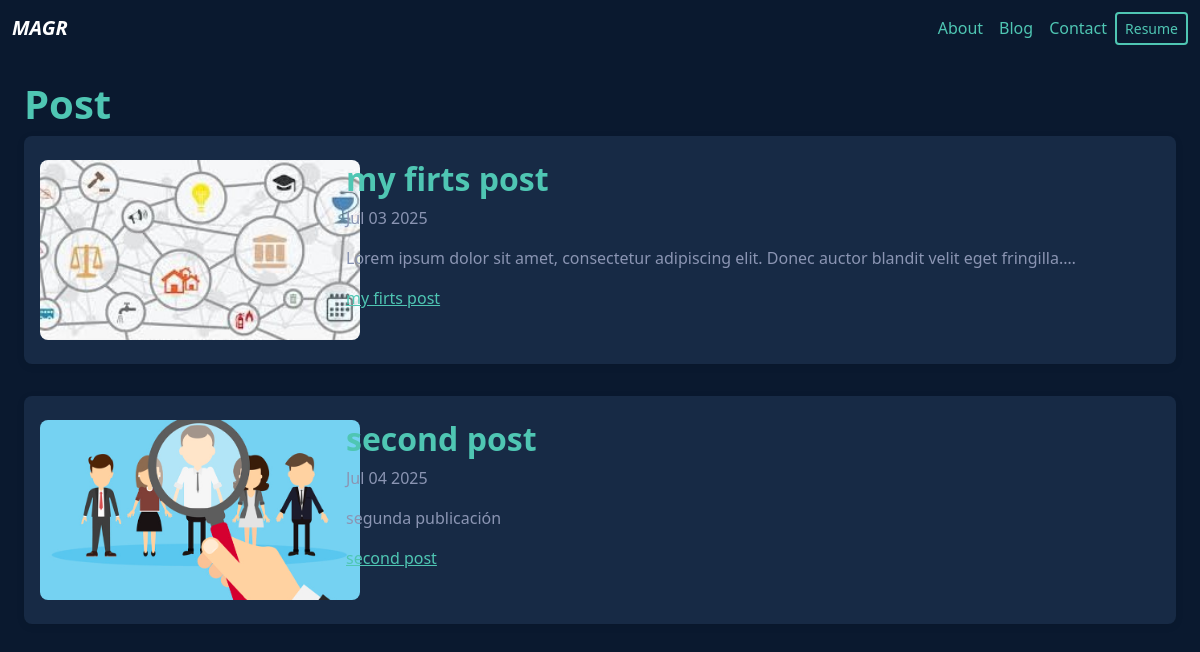
/blog/, run on an earlier commit of the app's database.
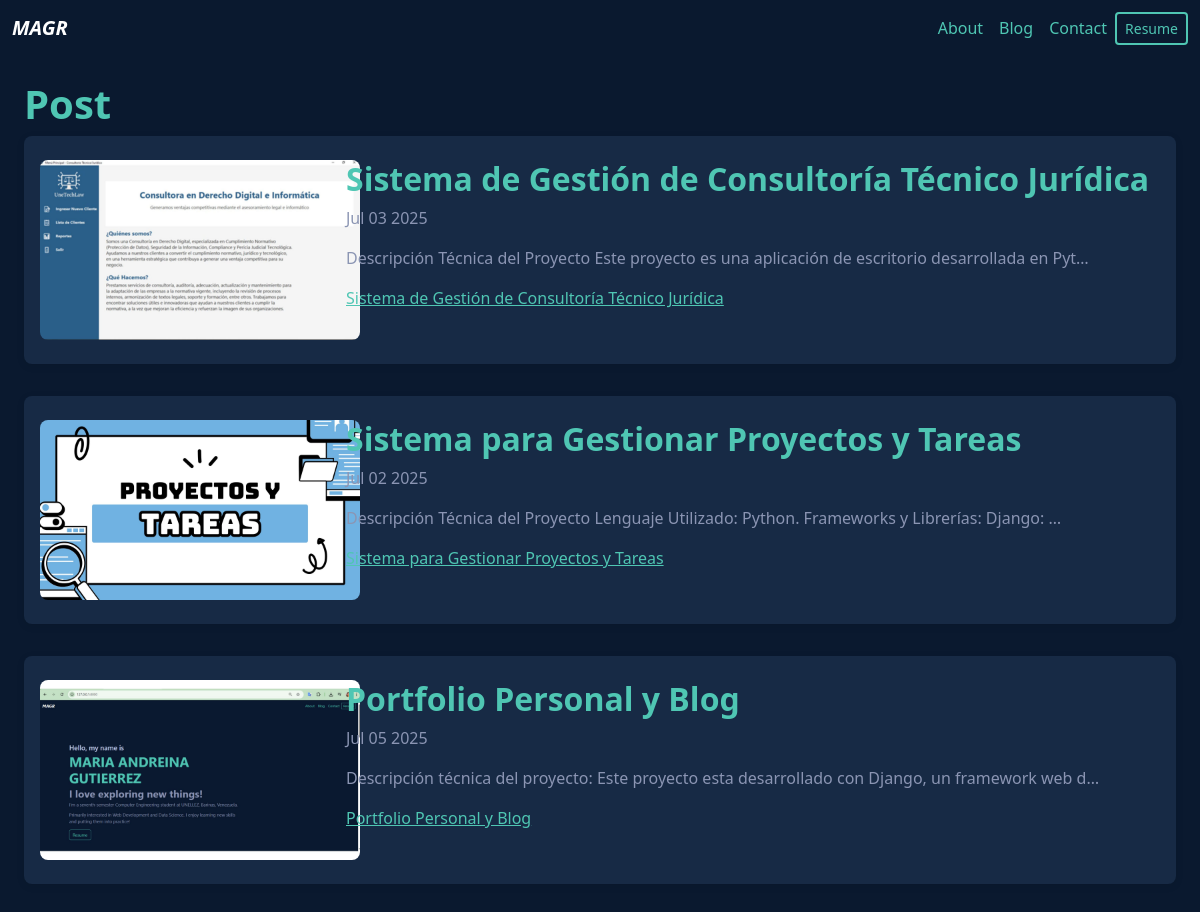
And on a later commit of the database.
### blog/models.py (models this page shows)
class Post(models.Model):
    title = models.CharField(max_length=200)
    content = models.TextField()
    image = models.ImageField(upload_to='blog_images')
    date = models.DateField(datetime.date.today)

### blog/views.py (the view)
# urls.py: path('', views.render_posts, name='posts'),
def render_posts(request):
    posts = Post.objects.all()
    return render(request, 'posts.html', {'posts': posts})

### blog/templates/posts.html
{%extends "layout.html" %}
{% block content%}
<h1 class="text-post-title">Post</h1>
{% for post in posts %}
<div class="post-card">
    <div class="row">
        <div class="col-3">
            <img src="{{ post.image.url }}" alt="{{ post.title }}" class="post-img-fixed" />
        </div>
        <div class="col-9">
            <h2 class="post-title">{{ post.title }}</h2>
            <p class="post-meta">{{ post.date|date:'M d Y'}}</p>
            <p class="post-content">{{ post.content|truncatechars:100 }}</p>
            <a href="{% url 'blog:post_detail' post.id %}" class="post-link">{{post.title}}</a>
        </div>
    </div>
</div>
{% endfor %}
{% endblock %}

### portfolio/templates/layout.html (shortened to what this page needs)
{% load static %}
<!DOCTYPE html>
<html lang="en">
<head>
    <link href="https://cdn.jsdelivr.net/npm/bootstrap@5.3.0/dist/css/bootstrap.min.css" rel="stylesheet">
    <link rel="stylesheet" href="{% static 'main.css' %}">
</head>
<body class="text-light">
    {% load static %}
    {% load i18n %}
    {% include 'partials/navbar.html' %}
    <div class="container-fluid p-4">
    {% block content %}
    {% endblock %}
</body>
</html>

### portfolio/templates/partials/navbar.html (shortened to what this page needs)
{% load static %}
<nav class="navbar navbar-expand-lg navbar-dark bg-dark">
  <div class="container-fluid">
    <a class="navbar-brand fw-bold fst-italic" href="/">MAGR</a>
    <div class="collapse navbar-collapse" id="navbarNav">
      <ul class="navbar-nav ms-auto">
        <li class="nav-item active">
          <a class="nav-link" href="/?section=about">About</a>
        </li>
        <li class="nav-item">
          <a class="nav-link" href="{% url 'blog:posts' %}">Blog</a>
        </li>
        <li class="nav-item">
          <a class="nav-link" href="/?section=contact">Contact</a>
        </li>
        <li class="nav-item d-flex align-items-center">
          <a class="btn btn-resume btn-sm" href="{% static 'portfolio/cv.pdf'%}"
          target="_blank">Resume</a>
        </li>
      </ul>
    </div>
  </div>
</nav>

### portfolio/static/main.css (style rules this page uses)
body { background: #0a192f !important; }
.bg-dark, .card.bg-dark, header.bg-dark { background-color: #0a192f !important; }
.container, .row, .col-md-4, .col-md-8, .col-md-12, .card-body { background: transparent !important; }
.navbar-nav .nav-link { color: #4fc6b3 !important; }
.btn-resume { background: transparent !important; border: 2px solid #4fc6b3 !important; color: #4fc6b3 !important; transition: background 0.2s, color 0.2s; }
.post-card { background: #172a45 !important; border-radius: 0.5rem; box-shadow: 0 2px 8px rgba(0,0,0,0.08); margin-bottom: 2rem; padding: 1.5rem 1rem; border: none; }
.post-card .col-9 { padding-left: 2rem !important; }
.post-img-fixed { width: 320px; height: 180px; object-fit: cover; border-radius: 0.5rem; display: block; margin: 0 auto; }
.text-post-title { color: #4fc6b3 !important; font-weight: bold; }
.post-title { color: #4fc6b3 !important; font-weight: bold; }
.post-meta, .post-content { color: #8b95b3 !important; }
.post-link { color: #4fc6b3 !important; text-decoration: underline; }
html { scroll-behavior: smooth; }

What changed in the data, as far as the page shows it:
removed Post: image (picture), title "second post", date "Jul 04 2025", content "segunda publicación"
changed Post: image: a different picture; title "my firts post" → "Sistema de Gestión de Consultoría Técnico Jurídica"; content "Lorem ipsum dolor sit amet, consectetur adipiscing elit. Donec auctor blandit velit eget fringilla.…" → "Descripción Técnica del Proyecto Este proyecto es una aplicación de escritorio desarrollada en Pyt…"
added Post: image (picture), title "Sistema para Gestionar Proyectos y Tareas", date "Jul 02 2025", content "Descripción Técnica del Proyecto Lenguaje Utilizado: Python. Frameworks y Librerías: Django: …"
added Post: image (picture), title "Portfolio Personal y Blog", date "Jul 05 2025", content "Descripción técnica del proyecto: Este proyecto esta desarrollado con Django, un framework web d…"
